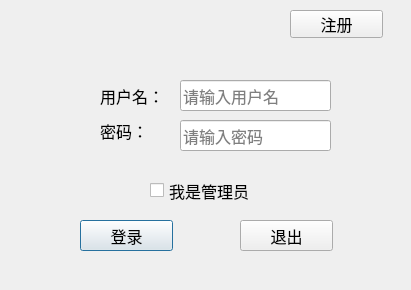
<?xml version="1.0" encoding="UTF-8"?>
<ui version="4.0">
 <class>Login</class>
 <widget class="QDialog" name="Login">
  <property name="geometry">
   <rect>
    <x>0</x>
    <y>0</y>
    <width>411</width>
    <height>290</height>
   </rect>
  </property>
  <property name="windowTitle">
   <string>Dialog</string>
  </property>
  <widget class="QPushButton" name="login">
   <property name="geometry">
    <rect>
     <x>80</x>
     <y>220</y>
     <width>93</width>
     <height>31</height>
    </rect>
   </property>
   <property name="font">
    <font>
     <family>幼圆</family>
     <pointsize>12</pointsize>
    </font>
   </property>
   <property name="cursor">
    <cursorShape>PointingHandCursor</cursorShape>
   </property>
   <property name="text">
    <string>登录</string>
   </property>
   <property name="default">
    <bool>true</bool>
   </property>
   <property name="flat">
    <bool>false</bool>
   </property>
  </widget>
  <widget class="QPushButton" name="reg">
   <property name="geometry">
    <rect>
     <x>290</x>
     <y>10</y>
     <width>93</width>
     <height>28</height>
    </rect>
   </property>
   <property name="font">
    <font>
     <family>幼圆</family>
     <pointsize>12</pointsize>
    </font>
   </property>
   <property name="cursor">
    <cursorShape>PointingHandCursor</cursorShape>
   </property>
   <property name="text">
    <string>注册</string>
   </property>
  </widget>
  <widget class="QLabel" name="user">
   <property name="geometry">
    <rect>
     <x>100</x>
     <y>80</y>
     <width>72</width>
     <height>31</height>
    </rect>
   </property>
   <property name="font">
    <font>
     <family>幼圆</family>
     <pointsize>12</pointsize>
    </font>
   </property>
   <property name="text">
    <string>用户名：</string>
   </property>
  </widget>
  <widget class="QLabel" name="password">
   <property name="geometry">
    <rect>
     <x>100</x>
     <y>120</y>
     <width>72</width>
     <height>21</height>
    </rect>
   </property>
   <property name="font">
    <font>
     <family>幼圆</family>
     <pointsize>12</pointsize>
    </font>
   </property>
   <property name="text">
    <string>密码：</string>
   </property>
  </widget>
  <widget class="QLineEdit" name="userInput">
   <property name="geometry">
    <rect>
     <x>180</x>
     <y>80</y>
     <width>151</width>
     <height>31</height>
    </rect>
   </property>
   <property name="font">
    <font>
     <pointsize>12</pointsize>
    </font>
   </property>
   <property name="placeholderText">
    <string>请输入用户名</string>
   </property>
  </widget>
  <widget class="QLineEdit" name="passwordInput">
   <property name="geometry">
    <rect>
     <x>180</x>
     <y>120</y>
     <width>151</width>
     <height>31</height>
    </rect>
   </property>
   <property name="font">
    <font>
     <pointsize>12</pointsize>
     <weight>50</weight>
     <bold>false</bold>
    </font>
   </property>
   <property name="cursor">
    <cursorShape>IBeamCursor</cursorShape>
   </property>
   <property name="echoMode">
    <enum>QLineEdit::Password</enum>
   </property>
   <property name="placeholderText">
    <string>请输入密码</string>
   </property>
  </widget>
  <widget class="QPushButton" name="exit">
   <property name="geometry">
    <rect>
     <x>240</x>
     <y>220</y>
     <width>93</width>
     <height>31</height>
    </rect>
   </property>
   <property name="font">
    <font>
     <family>幼圆</family>
     <pointsize>12</pointsize>
    </font>
   </property>
   <property name="cursor">
    <cursorShape>PointingHandCursor</cursorShape>
   </property>
   <property name="text">
    <string>退出</string>
   </property>
   <property name="default">
    <bool>false</bool>
   </property>
  </widget>
  <widget class="QCheckBox" name="checkBox">
   <property name="geometry">
    <rect>
     <x>150</x>
     <y>180</y>
     <width>131</width>
     <height>21</height>
    </rect>
   </property>
   <property name="font">
    <font>
     <family>幼圆</family>
     <pointsize>12</pointsize>
    </font>
   </property>
   <property name="text">
    <string>我是管理员</string>
   </property>
  </widget>
 </widget>
 <resources/>
 <connections/>
</ui>
